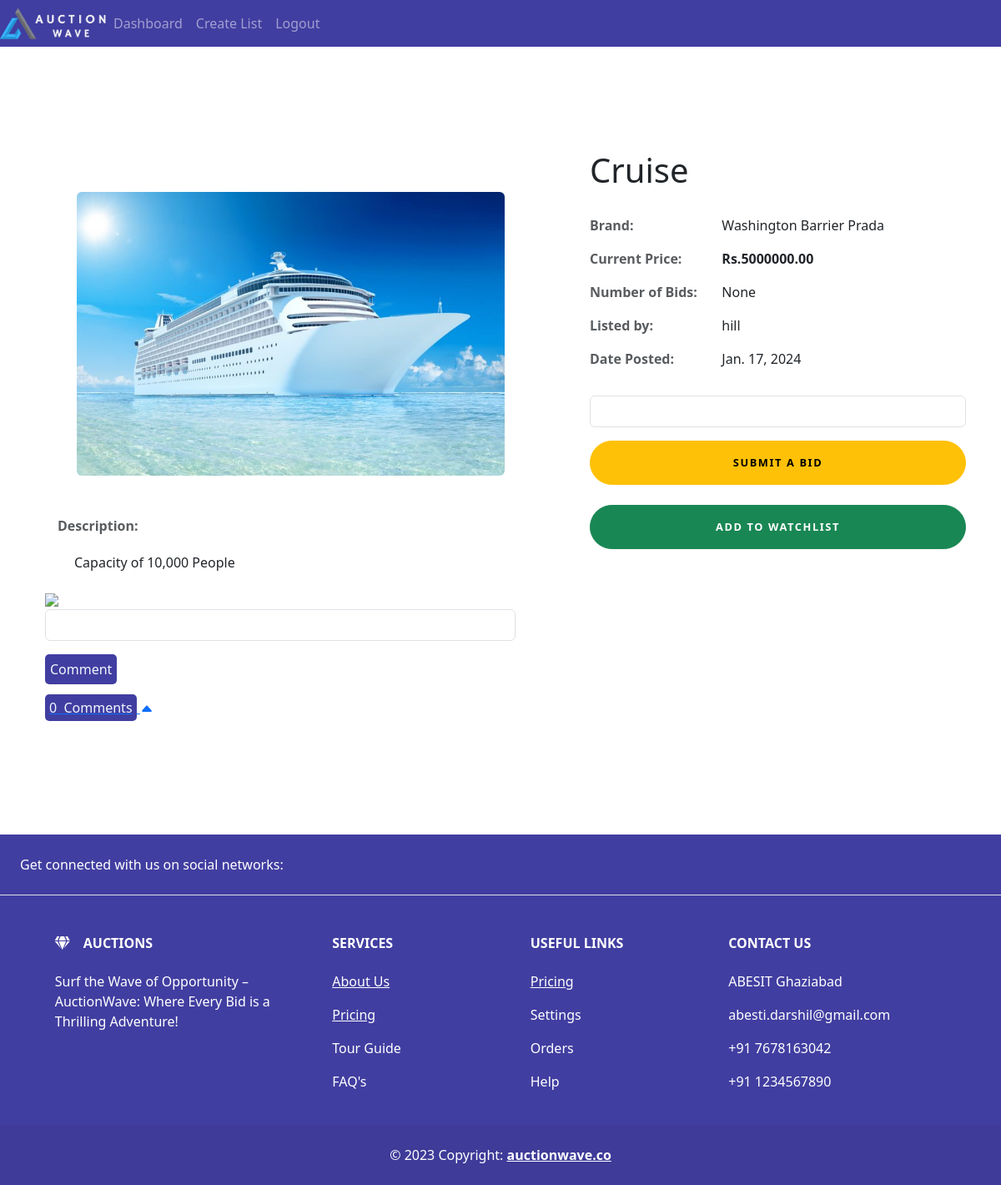
Page /listing/26 (signed in) on the committed database.
### myapp/models.py (models this page shows, shortened)
class Product(models.Model):#changed
    name=models.CharField(max_length=256,null=False)#changed
    brand=models.CharField(max_length=256,null=True, default="")
    description=models.CharField(max_length=512,default="",null=True)
    start_bid=models.DecimalField(max_digits=10, decimal_places=2)
    image=models.ImageField(upload_to='myapp/images',null=False)
    lister=models.ForeignKey(User, on_delete=models.CASCADE,null=False)
    date=models.DateField(default=now, editable=False)

### myapp/views.py (the view)
# urls.py: path("listing/<int:id>", views.listingpage, name="listingpage"),
@login_required(login_url="my_login")
def listingpage(request,id):
    listing = Product.objects.get(id=id)
    comment = Comment.objects.filter(listingid=id)
    try:
        cform = CommentForm(request.POST or None)
        bidform = BiddingForm(request.POST or None)
    except:
        return redirect('dashboard')
    if request.user.username:
        try:
            if Watchlist.objects.get(watcher=request.user.username, listingid=id):#will give eroror
                added=True
        except:
            added = False
        try:
            watch = Watchlist.objects.filter(watcher=request.user.username)
            watchcount=len(watch)
        except:
            watchcount=None
        try:
            ccount = Comment.objects.filter(listingid=id)
            ccount = len(ccount)
        except:
            ccount = len(ccount)
        try:
            if listing.lister == request.user.username :
                lister = True
            else:
                lister = False
        except:
            return redirect('/dashboard')
    else:
        ccount = Comment.objects.filter(listingid=id)
        ccount = len(ccount)
        added = False
        lister = False
        watchcount = None
    try:
        bid = Bidding.objects.filter(listingid=id)
        bidcount = len(bid)
        listing = Product.objects.get(listingid=id)
    except:
        bidcount = None
    print("image",listing.image)
    return render(request, "myapp/mainComponents/listing.html", {
        'object': listing,
        'added': added,
        'bidform': bidform,
        "watchcount": watchcount,
        "error":request.COOKIES.get('error'),
        "success":request.COOKIES.get('success'),
        "bidcount": bidcount,
        "lister": lister,
        'cform': cform,
        "comment": comment,
        "ccount": ccount
    })

### myapp/forms.py
class BiddingForm(forms.ModelForm):
    class  Meta:
        model = Bidding
        labels = {
            'bidprice' : ''
        }
        fields = [
            'bidprice'
        ]

class CommentForm(forms.ModelForm):
    class Meta:
        model = Comment
        labels = {
            'comment' : ''
        }
        fields = [
            'comment'
        ]

### myapp/templates/myapp/mainComponents/listing.html (shortened to what this page needs)
{% extends "myapp/mainComponents/layout.html" %}
{% load crispy_forms_tags %}
{% block body %}
{% load static %}
<div class="container" style="margin: 100px auto">
    <div class="row">
        <div class="col-md-7">
                    <img class="img-fluid rounded mb-3 mb-md-0" src="{{ object.image.url }}" style="width:80%;margin:50px;border:10px" class="ml-lg-5 order-1 order-lg-2" alt="No Image Available for {{ object.name}}">
              <br/><br/><br/>
        <div class="comment-box">
        <div class="container desc">
          <div class="row" >
            <div class="col-11">
              <dt class="col-sm-4 mb-3 d-block text-muted">Description:</dt>
                  <dd class="col-sm-12" style="word-wrap: break-word; margin: 20px;"> {{ object.description }} </dd>
            </div>
          </div>
        </div>
        </div>
          <div class="container">
            <div class="row">
              <div class="col-11">
                <div class="comments">
              {% if user.username %}
                  <div class="comment-box add-comment">
                    <span class="commenter-pic">
                      <img src="https://cdn-icons-png.flaticon.com/512/4140/4140048.png?ga=GA1.1.687488372.1704084795&" class="img-fluid" style="width:40px">
                    </span>
                    <span class="commenter-name">
                      <form action="{% url 'comment' object.id %}" method="post">
                      {{ cform.comment|as_crispy_field }}
                      <button type="submit" class="btn btn-default cmntbtn">Comment</button>
                      </form>
                    </span>
                  </div>
              {% endif %}
                <p>
                  <a data-toggle="collapse" href="#multiCollapseExample1" role="button" aria-expanded="false" aria-controls="multiCollapseExample1">
                  <div class="comments-details">
                    <span class="total-comments comments-sort cmntbtn"> {{ ccount }}&nbsp; Comments</span>
                    <svg width="1em" height="1em" viewBox="0 0 16 16" class="bi bi-caret-up-fill" fill="currentColor" xmlns="http://www.w3.org/2000/svg">
                        <path d="M7.247 4.86l-4.796 5.481c-.566.647-.106 1.659.753 1.659h9.592a1 1 0 0 0 .753-1.659l-4.796-5.48a1 1 0 0 0-1.506 0z"/>
                    </svg>
                  </div>
                  </a>
                </p>
            </div>
          </div>
        </div>
      </div>
    </div>
        <div class="col-md-5">
            <h1 style="margin-bottom: 30px; word-wrap: break-word;">{{ object.name }}</h1>
              <dl class="row">
                  <dt class="col-sm-4 mb-3 d-block text-muted">Brand:</dt>
                  <dd class="col-sm-8"> {{ object.brand }} </dd>
                  <dt class="col-sm-4 mb-3 d-block text-muted">Current Price:</dt>
                  <dd class="col-sm-8"> <strong>Rs.{{ object.start_bid }}</strong> </dd>
                  <dt class="col-sm-4 mb-3 d-block text-muted">Number of Bids:</dt>
                  {% if bidcount is 0 %} <dd class="col-sm-8"> No bids yet </dd>
                  {% else %} <dd class="col-sm-8"> {{ bidcount }} </dd> {% endif %}
                  <dt class="col-sm-4 mb-3 d-block text-muted">Listed by:</dt>
                  <dd class="col-sm-8"> {{ object.lister }} </dd>
                  <dt class="col-sm-4 mb-3 d-block text-muted">Date Posted:</dt>
                  <dd class="col-sm-8"> {{ object.date }} </dd>
              </dl>
            {% if user.username %}
              <form action="{% url 'bid' object.id %}" method="post">
                  <div>
                      {{ bidform.bidprice|as_crispy_field }}
                      <button class="btn btn-lg btn-warning btn-block text-uppercase" style="font-size: 80%; border-radius: 5rem; letter-spacing: .1rem; font-weight: bold;padding: 1rem;transition: all 0.2s;">
                              Submit a Bid</button>
                  </div>
              </form>
            {% else %}
                      <a href="{% url 'register'%}">
                      <button class="btn btn-lg btn-warning btn-block text-uppercase" style="font-size: 80%; border-radius: 5rem; letter-spacing: .1rem; font-weight: bold;padding: 1rem;transition: all 0.2s;">
                              Register now! </button>
                      </a>
            {% endif %}
          <br />
              {% if user.username %}
              {% if added%}
                <a href="{% url 'removewatch' object.id %}"><button class="btn btn-danger btn-lg btn-primary btn-block text-uppercase" style="color:#51624F; font-size: 80%; border-radius: 5rem; letter-spacing: .1rem; font-weight: bold;padding: 1rem;transition: all 0.2s;">
                          Remove from watchlist</button></a>
              {% else %}
                <a href="{% url 'addwatch' object.id %}"><button class="btn btn-success btn-lg btn-primary btn-block text-uppercase" style="font-size: 80%; border-radius: 5rem; letter-spacing: .1rem; font-weight: bold;padding: 1rem;transition: all 0.2s;">
                          Add to watchlist</button></a>
              {% endif %}
              {% endif %}
      <br />
        </div>
      </div>
</div>
{% endblock %}

### myapp/templates/myapp/mainComponents/listing.html (style rules this page uses)
.cmntbtn { background-color: #413EA1; color: aliceblue; border-radius: 5px; padding: 5px; }

### rows in the picture
Product: image (picture), description "Capacity of 10,000 People", name "Cruise", brand "Washington Barrier Prada", start_bid "5000000.00", lister "hill", date "Jan. 17, 2024"

### other values in the picture
{{ ccount }} "0"
{{ bidcount }} "None"
